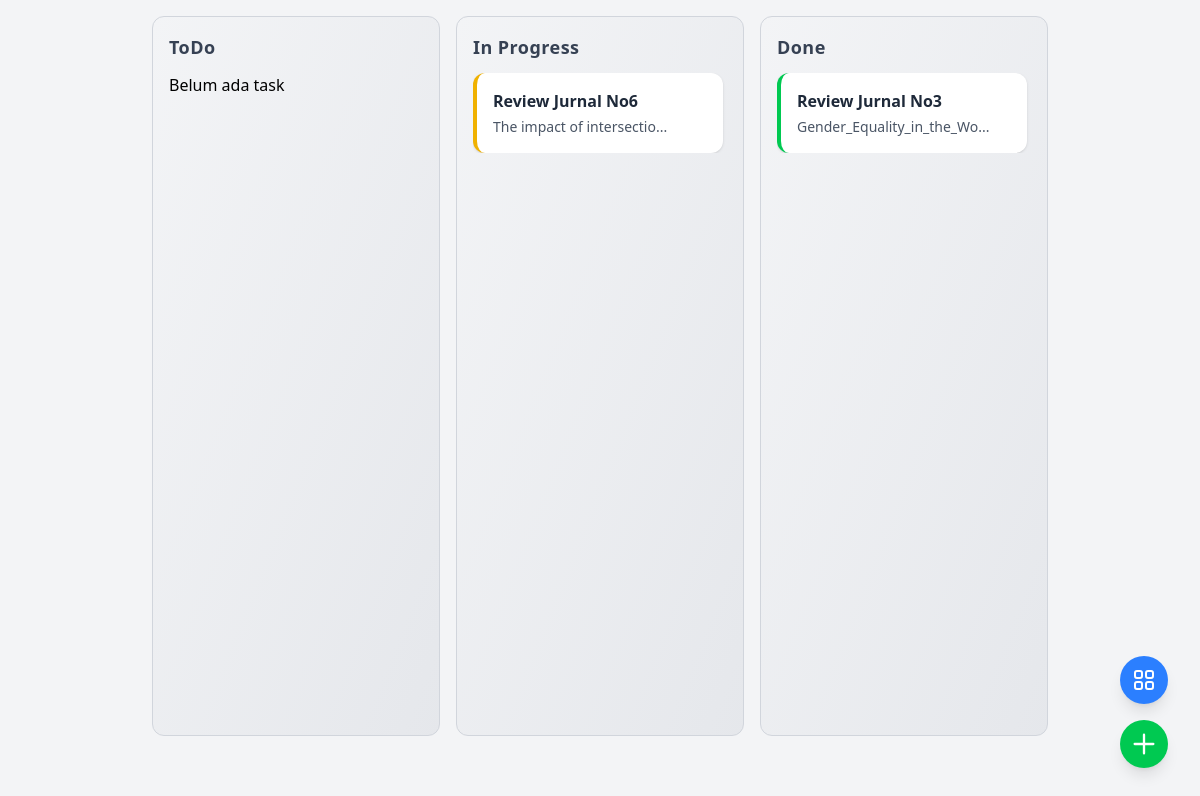
The app's page /?group=UAS+Kepemimpinan with its own data.
### tables this page shows
CREATE TABLE `tasks` (
  `id` char(36) NOT NULL DEFAULT uuid(),
  `title` varchar(100) NOT NULL,
  `description` varchar(255) DEFAULT NULL,
  `priority` int(11) NOT NULL,
  `status` enum('ToDo','In Progress','Done') NOT NULL,
  `task_group` varchar(255) NOT NULL
);

### services/getTasks.php (called while the page is built, shortened)
<?php
$group = trim($_GET['group'] ?? '');
require_once "db.php";
$sql = "SELECT * FROM tasks WHERE task_group = '$group' ORDER BY status, priority ASC";
$res = mysqli_query($conn, $sql);
$tasks = [
    'ToDo' => [],
    'In Progress' => [],
    'Done' => []
];
while ($row = mysqli_fetch_assoc($res)) {
    $status = $row['status'] ?? 'ToDo';
    $tasks[$status][] = $row;
}

### components/card.php (the view, shortened to what this page needs)
<?php
function card($id, $title, $description, $color) {
    ?>
    <div
      draggable="true"
      ondragstart="taskMove(event)"
      ondragend="taskMoveEnd(event)"
      ondrop="onTaskDrop(event)"
      id="<?=$id?>"
      class="card bg-white rounded-xl p-4
             shadow-sm hover:shadow-md
             border-l-4 <?= $color ?>
             transition-all
             "
    >
      <h3 class="font-semibold text-gray-800 mb-1">
        <?=$title?>
      </h3>
      <p class="text-sm text-gray-600">
        <?=strlen($description) > 25
        ? substr($description, 0, 25) . '...'
        : $description;?>
      </p>
    </div>
    <?php
    return ob_get_clean();
}

### index.php (shortened to what this page needs)
<?php
include 'components/coloumn.php';
include 'services/getTasks.php';
?>
<!DOCTYPE html>
<html lang="en">
    <head>
        <script src="https://cdn.jsdelivr.net/npm/@tailwindcss/browser@4"></script>
    </head>
    <body class="bg-gray-100 p-0 flex justify-center items-center gap-x-4">
        <?php include 'components/modal.php'; ?>
        <?php foreach(["ToDo","In Progress","Done"] as $status):
            echo column($status,...$tasks[$status]);
        endforeach?>
</body>
</html>

### components/coloumn.php (shortened to what this page needs)
<?php
require_once 'components/card.php';
function column($status, ...$tasks) {
    $color = match ($status) {
        'Todo' => 'border-blue-500',
        'In Progress' => 'border-yellow-500',
        'Done' => 'border-green-500',
        default => 'border-gray-400',
    };
    ?>
    <section
        id="<?=$status?>"
        class="flex flex-col
               bg-gradient-to-br from-gray-100 to-gray-200
               rounded-xl mt-4 p-4 w-72
               h-[90dvh]
               border border-gray-300"
        ondrop="updateTaskStatus(event)"
        ondragover="event.preventDefault()"
    >
        <h2 class="font-semibold text-lg mb-3 text-gray-700 tracking-wide">
            <?= $status ?>
        </h2>
        <div class="flex flex-col gap-4 overflow-y-auto pr-1">
            <?php if(count($tasks)==0) echo "Belum ada task"?>
            <?php foreach ($tasks as $task): ?>
                <?= card(
                    $task['id'],
                    $task['title'],
                    $task['description'],
                    $color
                ) ?>
            <?php endforeach; ?>
        </div>
    </section>
    <?php
    return ob_get_clean();
}

### index.php (style rules this page uses)
.card { transition:transform .15s ease, box-shadow .15s ease }

### records on screen
tasks: title "Review Jurnal No6", description "The impact of intersectio"
tasks: title "Review Jurnal No3", description "Gender_Equality_in_the_Wo"

### other values on screen
$status "ToDo"
$status "In Progress"
$status "Done"
